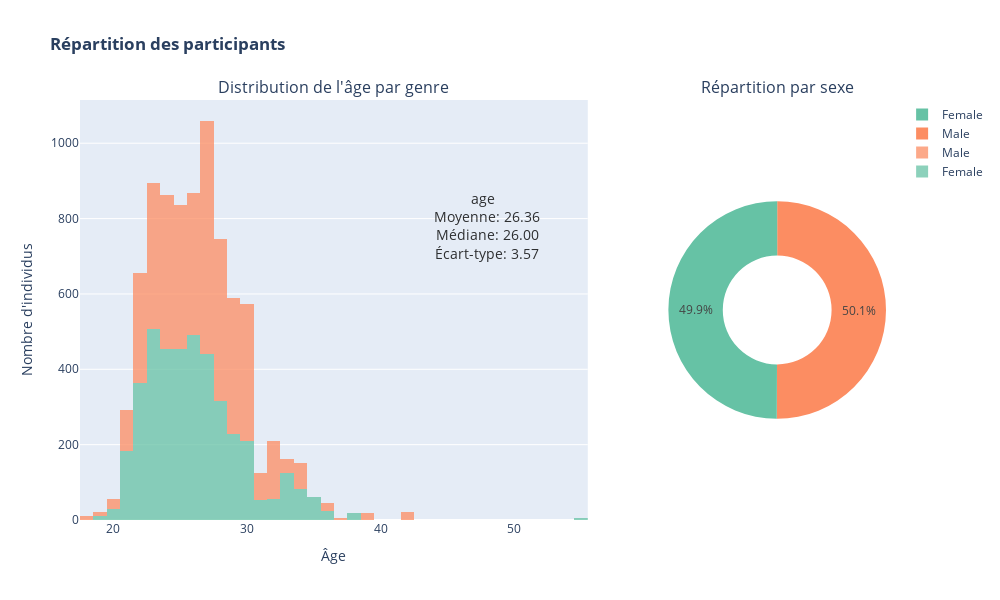

The cell this chart's notebook holds for it:
### Code cell
# -- Histogramme des âges par genre --
hist_female = go.Histogram(
    x=participants_clean[participants_clean['gender'] == 'Female']['age'],
    name='Female',
    marker_color=color_palette[0],
    nbinsx=40,
    opacity=0.75
)

hist_male = go.Histogram(
    x=participants_clean[participants_clean['gender'] == 'Male']['age'],
    name='Male',
    marker_color=color_palette[1],
    nbinsx=40,
    opacity=0.75
)

# -- Pie chart pour le genre --
pie_fig = px.pie(
    participants_clean,
    names='gender',
    title='Répartition par sexe',
    color='gender',
    hole=0.5,
    color_discrete_sequence=color_palette
)

# -- Subplots combinés --
fig = make_subplots(
    rows=1, cols=2,
    subplot_titles=("Distribution de l'âge par genre", "Répartition par sexe"),
    column_widths=[0.7, 0.3],
    specs=[[{'type': 'xy'}, {'type': 'domain'}]]
)

# Ajout des traces
fig.add_trace(hist_female, row=1, col=1)
fig.add_trace(hist_male, row=1, col=1)
fig.add_trace(pie_fig.data[0], row=1, col=2)

# -- Statistiques d'âge (annotation) --
age_series = participants_clean['age'].dropna()
stats_text = (
    f"age<br>"
    f"  Moyenne: {age_series.mean():.2f}<br>"
    f"  Médiane: {age_series.median():.2f}<br>"
    f"  Écart-type: {age_series.std():.2f}<br><br>"
)

fig.add_annotation(
    x=0.5, y=0.8,
    text=stats_text,
    showarrow=False,
    font=dict(size=14, color="black"),
    align="center",
    bgcolor="rgba(255, 255, 255, 0)",
    borderpad=4,
    opacity=0.8,
    xref="paper", yref="paper"
)

# -- Layout final --
fig.update_layout(
    title_text="<b>Répartition des participants</b>",
    height=600,
    width=1000,
    barmode='stack',
    xaxis_title='Âge',
    yaxis_title="Nombre d'individus",
    showlegend=True)

fig.show()

### Figure 1 — Plotly figure (JSON) as saved in the notebook; plotly's stock layout.template omitted (floating-point values rounded to 4 significant figures; data arrays with more than 128 entries replaced by an {"elided": "..."} marker saying what was removed)
{"data": [{"marker": {"color": "rgb(102,194,165)"}, "name": "Female", "nbinsx": 40, "opacity": 0.75, "type": "histogram", "x": {"elided": "4184 int values"}, "xaxis": "x", "yaxis": "y"}, {"marker": {"color": "rgb(252,141,98)"}, "name": "Male", "nbinsx": 40, "opacity": 0.75, "type": "histogram", "x": {"elided": "4194 int values"}, "xaxis": "x", "yaxis": "y"}, {"customdata": {"elided": "8378x1 str values"}, "domain": {"x": [0.73, 1], "y": [0, 1]}, "hole": 0.5, "hovertemplate": "gender=%{customdata[0]}<extra></extra>", "labels": {"elided": "8378 str values"}, "legendgroup": "", "marker": {"colors": {"elided": "8378 str values"}}, "name": "", "showlegend": true, "type": "pie"}], "layout": {"annotations": [{"font": {"size": 16}, "showarrow": false, "text": "Distribution de l'âge par genre", "x": 0.315, "xanchor": "center", "xref": "paper", "y": 1, "yanchor": "bottom", "yref": "paper"}, {"font": {"size": 16}, "showarrow": false, "text": "Répartition par sexe", "x": 0.865, "xanchor": "center", "xref": "paper", "y": 1, "yanchor": "bottom", "yref": "paper"}, {"align": "center", "bgcolor": "rgba(255, 255, 255, 0)", "borderpad": 4, "font": {"color": "black", "size": 14}, "opacity": 0.8, "showarrow": false, "text": "age<br>  Moyenne: 26.36<br>  Médiane: 26.00<br>  Écart-type: 3.57<br><br>", "x": 0.5, "xref": "paper", "y": 0.8, "yref": "paper"}], "barmode": "stack", "height": 600, "showlegend": true, "title": {"text": "<b>Répartition des participants</b>"}, "width": 1000, "xaxis": {"anchor": "y", "domain": [0, 0.63], "title": {"text": "Âge"}}, "yaxis": {"anchor": "x", "domain": [0, 1], "title": {"text": "Nombre d'individus"}}}}
